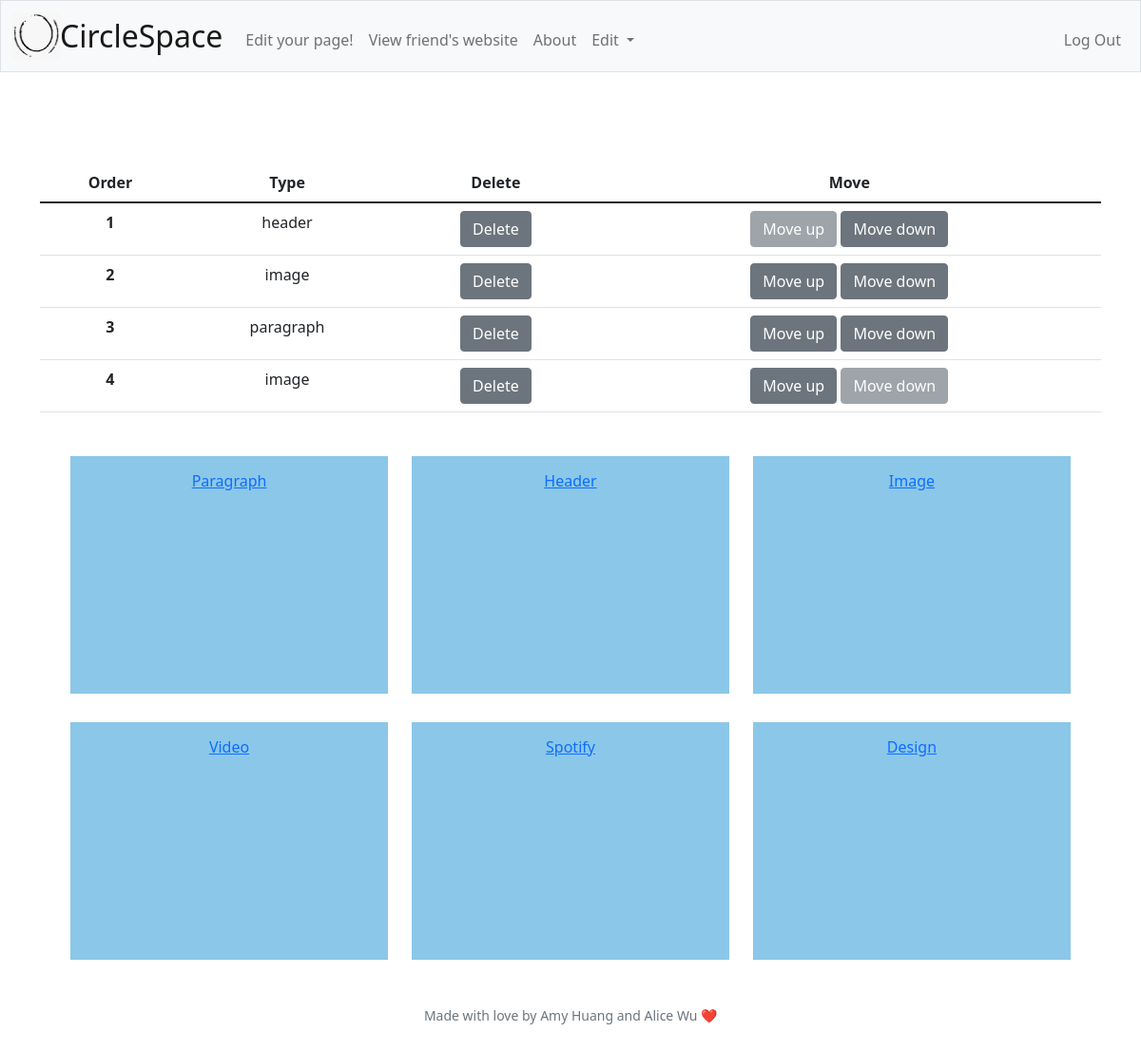
/edit (signed in), run on an earlier commit of the app's database.
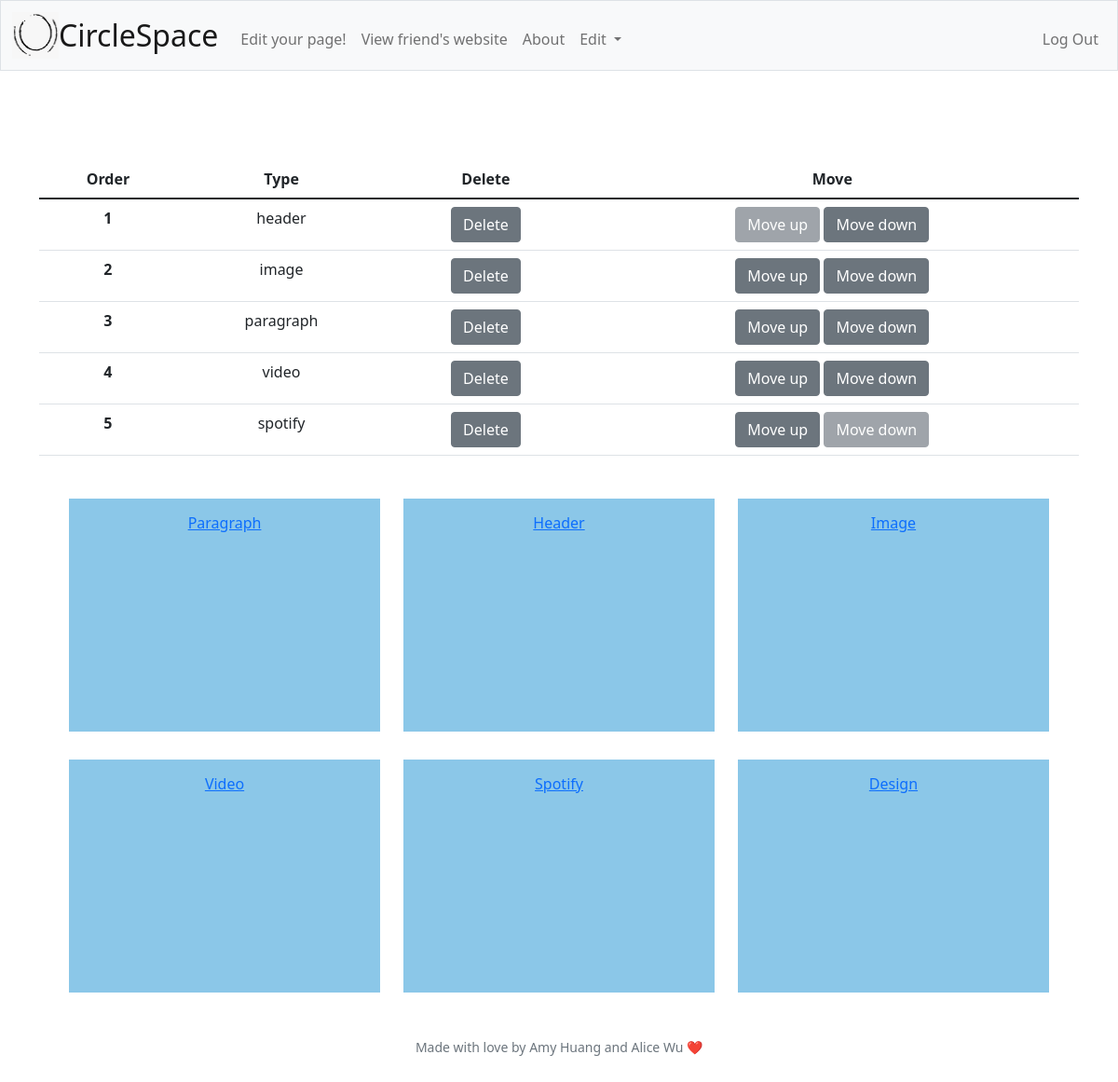
And on a later commit of the database.
### tables this page shows
CREATE TABLE segments (
    segment_id INTEGER PRIMARY KEY AUTOINCREMENT NOT NULL,
    user_id INTEGER NOT NULL,
    segment_type TEXT NOT NULL,
    content TEXT NOT NULL,
    location INTEGER NOT NULL,
    FOREIGN KEY(user_id) REFERENCES users(user_id)
);

### app.py (the view, shortened to what this page needs)
@app.route("/edit", methods=["GET", "POST"])
@login_required
def edit():
    if request.method == "GET":
        user_id = session["user_id"]
        segments = db.execute("SELECT segment_type, location FROM segments WHERE user_id = ? ORDER BY location", user_id)
        return render_template("edit.html", segments=segments)

### app.py (called while the page is built)
@app.after_request
def after_request(response):
    response.headers["Cache-Control"] = "no-cache, no-store, must-revalidate"
    response.headers["Expires"] = 0
    response.headers["Pragma"] = "no-cache"
    return response

### helpers.py (called while the page is built)
def login_required(f):
    @wraps(f)
    def decorated_function(*args, **kwargs):
        if session.get("user_id") is None:
            return redirect("/login")
        return f(*args, **kwargs)
    return decorated_function

### templates/edit.html (shortened to what this page needs)
{% extends "layout.html" %}
{% block main %}
<main class="container py-5 text-center">
    <table class="table">
        <thead>
            <tr>
                <th scope="col">Order</th>
                <th scope="col">Type</th>
                <th scope="col">Delete</th>
                <th scope="col">Move</th>
            </tr>
        </thead>
        <tbody>
            <form action="/edit" method="post">
                {% for segment in segments %}
                    <tr>
                        <th scope="row">{{ segment["location"] }}</th>
                        <td>{{ segment["segment_type"] }}</td>
                        <td><button class="btn btn-secondary" type="submit" name="delete-button" value="{{ segment["location"] }}">Delete</button></td>
                        <td>
                            {% if segment != segments[0] %}
                                <button class="btn btn-secondary" type="submit" name="up-button" value="{{ segment["location"] }}">Move up</button>
                            {% else %}
                                <button class="btn btn-secondary" disabled>Move up</button>
                            {% endif %}
                            {% if segment != segments[-1] %}
                                <button class="btn btn-secondary" type="submit" name="down-button" value="{{ segment["location"] }}">Move down</button>
                            {% else %}
                                <button class="btn btn-secondary" disabled>Move down</button>
                            {% endif %}
                        </td>
                    </tr>
                {% endfor %}
            </form>
        </tbody>
    </table>
<div>
    <a class="button" href="/edit-paragraph">Paragraph</a>
    <a class="button" href="/edit-header">Header</a>
    <a class="button" href="/edit-image">Image</a>
    <a class="button" href="/edit-video">Video</a>
    <a class="button" href="/edit-spotify">Spotify</a>
    <a class="button" href="/edit-design">Design</a>
</div>
{% endblock %}

### templates/layout.html (shortened to what this page needs)
<!DOCTYPE html>
<html lang="en">
    <head>
        <link href="https://cdn.jsdelivr.net/npm/bootstrap@5.1.3/dist/css/bootstrap.min.css" rel="stylesheet">
        <link href="/static/styles.css" rel="stylesheet">
    </head>
    <body>
        <nav class="bg-light border navbar navbar-expand-md navbar-light">
            <div class="container-fluid">
                <img width=50px height=50px src="/static/double.png" alt="logo">
                <a class="navbar-brand" href="/">CircleSpace</a>
                <div class="collapse navbar-collapse" id="navbar">
                    {% if session["user_id"] %}
                        <ul class="navbar-nav me-auto mt-2">
                            <li class="nav-item"><a class="nav-link" href="/edit">Edit your page!</a></li>
                            <li class="nav-item"><a class="nav-link" href="/friend-lookup">View friend's website</a></li>
                            <li class="nav-item"><a class="nav-link" href="/about">About</a></li>
                            <li class="nav-item dropdown">
                                <a class="nav-link  dropdown-toggle" href="#" data-bs-toggle="dropdown">  Edit  </a>
                             </li>
                        </ul>
                        <ul class="navbar-nav ms-auto mt-2">
                            <li class="nav-item"><a class="nav-link" href="/logout">Log Out</a></li>
                        </ul>
                    {% else %}
                        <ul class="navbar-nav ms-auto mt-2">
                            <li class="nav-item"><a class="nav-link" href="/register">Register</a></li>
                            <li class="nav-item"><a class="nav-link" href="/login">Log In</a></li>
                        </ul>
                    {% endif %}
                </div>
            </div>
        </nav>
        <main class="container-fluid py-5 text-center">
            {% block main %}{% endblock %}
        </main>
        <footer class="mb-5 small text-center text-muted">
            Made with love by Amy Huang and Alice Wu ❤️
        </footer>
    </body>
</html>

### static/styles.css (style rules this page uses)
nav .navbar-brand { font-size: xx-large; }
.button { display: inline-block; width: 30%; height: 250px; border: none; background-color: #8bc7e8; padding: 14px 28px; font-size: 16px; cursor: pointer; text-align: center; margin-left: 10px; margin-right: 10px; margin-top: 30px; transition-duration: 0.4s; }

What changed in the data, as far as the page shows it:
removed segments: location "4", segment_type "image", shows "Move down"
added segments: location "4", segment_type "video"
added segments: location "5", segment_type "spotify", shows "Move down"
